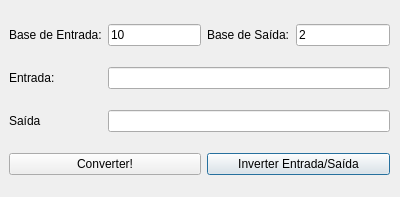
<?xml version="1.0" encoding="UTF-8"?>
<ui version="4.0">
 <class>BaseConversor</class>
 <widget class="QDialog" name="BaseConversor">
  <property name="geometry">
   <rect>
    <x>0</x>
    <y>0</y>
    <width>400</width>
    <height>197</height>
   </rect>
  </property>
  <property name="windowTitle">
   <string>Dialog</string>
  </property>
  <widget class="QWidget" name="gridLayoutWidget">
   <property name="geometry">
    <rect>
     <x>9</x>
     <y>9</y>
     <width>381</width>
     <height>181</height>
    </rect>
   </property>
   <layout class="QGridLayout" name="gridLayout">
    <item row="0" column="0">
     <widget class="QLabel" name="label">
      <property name="text">
       <string>Base de Entrada:</string>
      </property>
     </widget>
    </item>
    <item row="3" column="2" colspan="2">
     <widget class="QPushButton" name="pushButton_2">
      <property name="text">
       <string>Inverter Entrada/Saída</string>
      </property>
     </widget>
    </item>
    <item row="0" column="3">
     <widget class="QLineEdit" name="lineEdit_2">
      <property name="text">
       <string>2</string>
      </property>
     </widget>
    </item>
    <item row="1" column="1" colspan="3">
     <widget class="QLineEdit" name="lineEdit_3"/>
    </item>
    <item row="3" column="0" colspan="2">
     <widget class="QPushButton" name="pushButton">
      <property name="text">
       <string>Converter!</string>
      </property>
     </widget>
    </item>
    <item row="1" column="0">
     <widget class="QLabel" name="label_3">
      <property name="text">
       <string>Entrada:</string>
      </property>
     </widget>
    </item>
    <item row="0" column="2">
     <widget class="QLabel" name="label_2">
      <property name="text">
       <string>Base de Saída:</string>
      </property>
     </widget>
    </item>
    <item row="0" column="1">
     <widget class="QLineEdit" name="lineEdit">
      <property name="text">
       <string>10</string>
      </property>
     </widget>
    </item>
    <item row="2" column="0">
     <widget class="QLabel" name="label_4">
      <property name="text">
       <string>Saída</string>
      </property>
     </widget>
    </item>
    <item row="2" column="1" colspan="3">
     <widget class="QLineEdit" name="lineEdit_4">
      <property name="readOnly">
       <bool>true</bool>
      </property>
     </widget>
    </item>
   </layout>
  </widget>
 </widget>
 <resources/>
 <connections/>
</ui>
